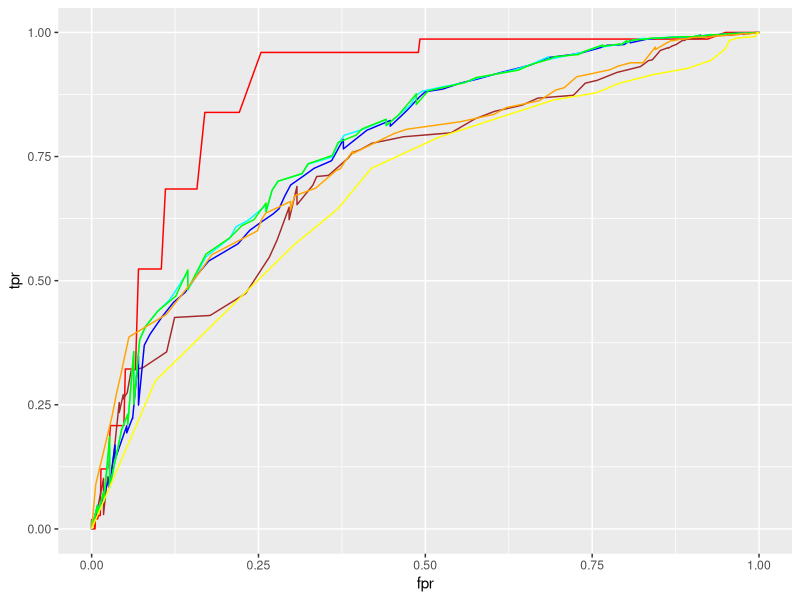
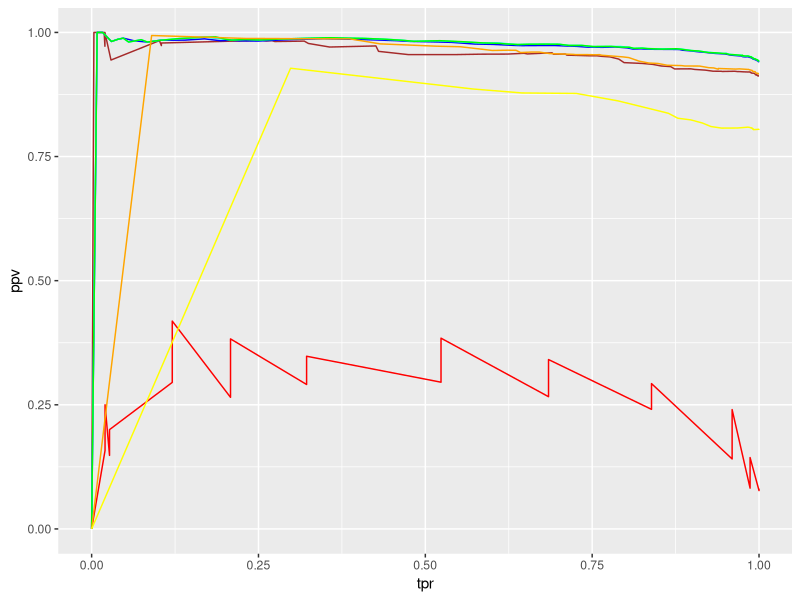

Recreate these plots in R, in order.
library(ggplot2)

toy_model_data = read.table("roc_data/toy_model_roc.tsv", sep="\t",header=TRUE)
tia1_postint_data = read.table("roc_data/tia1_postint_u1_comp_4tia1_roc.tsv", sep="\t",header=TRUE)
tia1_intron_data = read.table("roc_data/small_prob_4TIA1.tsv", sep="\t",header=TRUE)
tia1_complete_data = read.table("roc_data/u1_comp_4tia1.tsv", sep="\t",header=TRUE)
u1_complete_data = read.table("roc_data/u1_complete_roc.tsv", sep="\t",header=TRUE)
u1_2_8_data = read.table("roc_data/u1_2_8_roc.tsv", sep="\t",header=TRUE)
u1_3_7_data = read.table("roc_data/u1_3_7_roc.tsv", sep="\t",header=TRUE)

quartz()

plot = ggplot(toy_model_data, aes(x=fpr, y=tpr))
plot = plot + geom_line(color="red")
plot = plot + geom_line(data=tia1_intron_data, color="brown")
plot = plot + geom_line(data=tia1_postint_data, color="blue")
plot = plot + geom_line(data=tia1_complete_data, color="cyan")
plot = plot + geom_line(data=u1_complete_data, color="green")
plot = plot + geom_line(data=u1_2_8_data, color="orange")
plot = plot + geom_line(data=u1_3_7_data, color="yellow")

print(plot)

quartz()

plot = ggplot(toy_model_data, aes(x=tpr, y=ppv))
plot = plot + geom_line(color="red")
plot = plot + geom_line(data=tia1_intron_data, color="brown")
plot = plot + geom_line(data=tia1_postint_data, color="blue")
plot = plot + geom_line(data=tia1_complete_data, color="cyan")
plot = plot + geom_line(data=u1_complete_data, color="green")
plot = plot + geom_line(data=u1_2_8_data, color="orange")
plot = plot + geom_line(data=u1_3_7_data, color="yellow")

print(plot)
